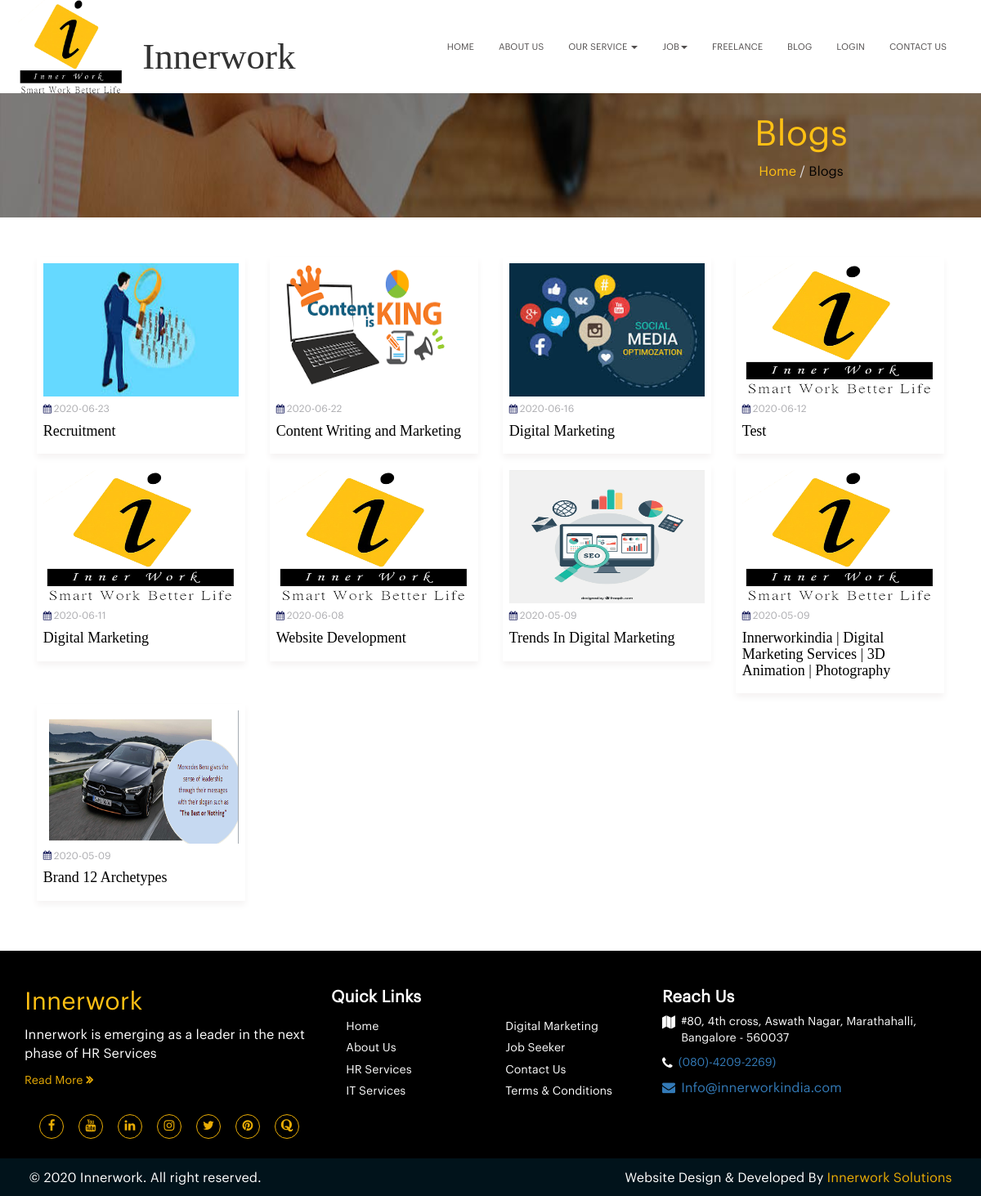
Screenshot of /blog.php with the database file from the repository.
### tables this page shows
CREATE TABLE `blogs` (
  `id` int(11) NOT NULL,
  `title` varchar(200) NOT NULL,
  `description` text NOT NULL,
  `img` varchar(200) DEFAULT NULL,
  `status` varchar(10) NOT NULL,
  `publishdate` date NOT NULL,
  `dateTime` timestamp NOT NULL DEFAULT current_timestamp() ON UPDATE current_timestamp()
);

### blog.php (the view, shortened to what this page needs)
<!doctype html>
<html lang="en">
<head>
    <?php include_once 'CommonFiles.php'; ?>
    <link rel="stylesheet" href="css/blogs.css">
</head>
<body>
<?php include_once 'Header.php'; ?>
<section id="banner">
    <div class="container">
        <div class="col-md-8"></div>
        <div class="col-md-4">
            <h2>Blogs</h2>
            <p><a href="index">Home</a> <span>/</span> Blogs</p>
        </div>
    </div>
</section>
<section id="blogs">
    <div class="container">
        <?php
        include_once 'DbConnection/DbConnectionHelper.php';
        try{
            $status = true;
            $stmt = $conn->prepare("select id, img, publishdate, title from blogs where status = ? order by publishdate desc");
            $stmt->bindParam(1, $status);
            $stmt->execute();
            if($stmt->rowCount() > 0)
            {
                $data = $stmt->fetchAll();
                foreach($data as $row) {
                    ?>
                    <div class="col-md-3">
                        <a href="readBlog?id=<?php echo $row['id']; ?>">
                            <div class="blogBox">
                                <img src="upload/<?php echo $row['img']; ?>" alt="">
                                <p><i class="fa fa-calendar"></i> <span><?php echo $row['publishdate']; ?></span></p>
                                <h3><?php echo $row['title']; ?></h3>
                            </div>
                        </a>
                    </div>
                    <?php
                }
            }
            else
            {
                ?>
                <div class='alert alert-info alert-dismissable'><a href='#' class='close' data-dismiss='alert' aria-label='close'>&times;</a> <strong>Info!</strong> There is no Blogs available yet.</div>
                <?php
            }
        }
        catch(PDOException $e)
        {
            echo '{"error":{"text":'. $e->getMessage() .'}}';
        }
        ?>
    </div>
</section>
<?php include_once 'Footer.php'; ?>
</body>
</html>

### CommonFiles.php (shortened to what this page needs)
<link href="//maxcdn.bootstrapcdn.com/bootstrap/3.2.0/css/bootstrap.min.css" rel="stylesheet" media="all">
<link href="//maxcdn.bootstrapcdn.com/bootstrap/3.2.0/css/bootstrap-theme.min.css" rel="stylesheet" media="all">
<link href="http://maxcdn.bootstrapcdn.com/font-awesome/4.1.0/css/font-awesome.min.css" rel="stylesheet" media="all">
<link href="https://maxcdn.bootstrapcdn.com/font-awesome/4.7.0/css/font-awesome.min.css" rel="stylesheet" media="all">
<link href="css/style.css" rel="stylesheet" media="all">

### Header.php (shortened to what this page needs)
      <link rel="stylesheet" type="text/css" href="css/demo.css">
<section id="headerBtm" style="box-shadow: 0 5px 8px #d3d3d3 !important;padding: 1%;">
    <div class="container-fluid">
        <nav class="navbar navbar-inverse" role="navigation">
            <div class="container-fluid-padNone">
                <div class="navbar-header">
                    <a class="navbar-brand" href="index" title="Innererwork"><img src="img/logo.png" alt="Innerer Work" class="logo"></a>
                <h6 id='h_inner' class="inner" style="text-transform: none !important;font-family:Monotype Corsiva !important;font-weight: normal !important;font-size:45px;padding-top:10%;"> Innerwork </h6></div>
                <div class="collapse navbar-collapse navbar-ex1-collapse">
                    <ul class="nav navbar-nav navbar-right">
                        <li><a href="index" id="homePageLink">Home</a></li>
                        <li><a href="about" id="aboutPageLink">About Us</a></li>
                        <li class="dropdown">
                            <a class="dropdown-toggle" data-toggle="dropdown" id="servicesPageLink">Our Service <b class="caret"></b></a>
                        </li>
                        <li class="dropdown">
                            <a class="dropdown-toggle" data-toggle="dropdown" id="servicesPageLink">Job<b class="caret"></b></a>
                        </li>
                        <li><a href="recruiter" id="employerPageLink">Freelance</a></li>
                        <li><a href="blog" id="blogPageLink">Blog</a></li>
                        <li><a href="Login.php">Login</a></li>
                        <li><a href="contact">Contact Us</a></li>
                    </ul>
                </div>
            </div>
        </nav>
    </div>
   <br>
</section>

### Footer.php (shortened to what this page needs)
<?php include "CommonFiles.php"?>
    <link rel="stylesheet" href="css/job.css">
    <link rel="stylesheet" href="css/collage.css">
    <section id="footer">
    <div class="container">
        <div class="row">
            <div class="col-md-4 col-xs-12">
                <h2><span class="heading">Innerwork</span></h2>
                <p>Innerwork is emerging as a leader in the next phase of HR Services</p>
                <a href="about" class="btton">Read More <i class="fa fa-angle-double-right"></i></a>
                  <ul class="contactSocial">
                    <li><a href="https://www.facebook.com/Innerworkolution/" target="_blank"><i class="fa fa-facebook"></i></a></li>
                    <li><a href="https://www.youtube.com/channel/UCuwkBl5yeSlnxSYarnIlZsA" target="_blank"><i class="fa fa-youtube"></i></a></li>
                    <li><a href="https://www.linkedin.com/company/innerworksolutions/" target="_blank"><i class="fa fa-linkedin"></i></a></li>
                    <li><a href="https://www.facebook.com/InnerworkSolution" target="_blank"><i class="fa fa-instagram"></i></a></li>
                    <li><a href="https://twitter.com/innverwork" target="_blank"><i class="fa fa-twitter"></i></a></li>
                    <li><a href="https://in.pinterest.com/innerwork123/" target="_blank"><i class="fa fa-pinterest"></i></a></li>
                    <li><a href="https://www.quora.com/profile/Innerwork-India" target="_blank"><i class="fa fa-quora"></i></a></li>
                </ul>
            </div>
            <div class="col-md-4 col-xs-12">
                <div class="row">
                    <h3>Quick Links</h3>
                </div>
                <div class="row">
                    <div class="col-md-6">
                        <ul class="links">
                            <li><a href="index">Home</a></li>
                            <li><a href="about">About Us</a></li>
                            <li><a href="hr-consultancy">HR Services</a></li>
                            <li><a href="it-services">IT Services</a></li>
                        </ul>
                    </div>
                    <div class="col-md-6">
                        <ul class="links">
                            <li><a href="digital-marketing">Digital Marketing</a></li>
                            <li><a href="jobseeker">Job Seeker</a></li>
                            <li><a href="contact">Contact Us</a></li>
                            <li><a href="termsandconditions">Terms & Conditions</a></li>
                        </ul>
                    </div>
                </div>
            </div>
            <div class="col-md-4 col-xs-12">
                <div class="contactDetail" style="color:#01131b;">
                    <h3>Reach Us</h3>
                    <p><i class="fa fa-map"></i> <span>#80, 4th cross, Aswath Nagar, Marathahalli, Bangalore - 560037</span></p>
                    <p><i class="fa fa-phone"></i><span><a href="tel:(080)-4209-2269)"> (080)-4209-2269)</href></span></p>
                    <p><i class="fa fa-envelope"></i><sapn><a href="mailto:Info@innerworkindia.com">Info@innerworkindia.com</a></sapn></p>
                </div>
            </div>
        </div>
    </div>
</section>
<section id="footerBottm">
    <div class="container">
        <div class="row">
            <div class="col-md-6">
                <p>&copy; 2020 Innerwork. All right reserved.</p>
            </div>
            <div class="col-md-6">
                <p class="copyright">
                    Website Design & Developed By</i> <a href="http://www.innerworkindia.com" target="_blank">Innerwork Solutions</a>
                </p>
            </div>
        </div>
    </div>
</section>

### css/style.css (style rules this page uses)
body h6 { font-family:cassandraPersonalUse; }
body a { font-family:GraphikRegular; }
body p { font-family:GraphikRegular;font-size:16px; }
body h3 { font-family:GraphikRegular; }
body h2 { font-family:GraphikRegular; }
body ul li { font-family:GraphikRegular; }
span.heading { text-transform: capitalize;color: #ffc114; }
#headerBtm { box-shadow: 0 5px 8px #d3d3d3;padding: 1%; }
img.logo { width: 32%;margin-top: -7%;margin-left: -5%; }
.navbar-nav { margin-bottom: -6%; }
.nav>li { padding: 5.5% 0; }
.navbar-inverse .navbar-brand, .navbar-inverse .navbar-nav>li>a { text-shadow:none; }
.navbar-inverse .navbar-nav > li > a { font-size: 11px;color: #504d4d;text-transform: uppercase;padding-top: 0;padding-bottom: 0; }
.navbar { background: #fff;border: none;margin-bottom: 0;border-radius: 0; }
ul.nav li.dropdown { transition:all 1s ease;cursor:pointer; }
h6.inner { display: block;margin-left: 10%;font-size: 24px;text-align: center;margin-bottom: 4%;margin-top: -1%;position: relative; }
#banner { padding:2% 0;background-image: url('../img/banner.jpg');background-attachment:fixed;background-size:100% 60%; }
#banner h2 { color: #ffc114;font-size: 43px;margin: 0;text-align: center; }
#banner p { color:#000;font-size: 16px;text-align: center; }
#banner p span { color:#e1e0e5;line-height: 47px; }
#banner p a { color:#ffc114; }
#footer { background: #000;color: #fff;padding: 2% 0; }
#footer h2 { margin-bottom: 4%; }
#footer h3 { font-weight: bold;font-size: 20px;color: #fff; }
a.btton { color: #eaad05; }
a.btton i { transition:ease all 1s;font-size: 15px;font-weight: bold; }
ul.links { list-style-type: none;padding-left: 2%; }
ul.links li { padding-top: 4%; }
ul.links li a { color: #fff; }
.contactDetail p { display: block;color: #fff; }
.contactDetail p i { display: block;float: left;margin-right: 2%;margin-top: 1%; }
.contactDetail p span { color: #fff;display: block;overflow: hidden;font-size: 14px; }
ul.contactSocial { list-style-type: none;margin-top: 9%;padding-left:0; }
ul.contactSocial li { float: left;margin-left: 5%; }
ul.contactSocial li a i { transition: ease all 1s;color: #eaad05;width: 30px;height: 30px;line-height: 26px;font-size: 15px;border: 1px solid #eaad05;text-align: center;border-radius: 50px; }
#footerBottm { background-color: #01131b;color: #fff;padding: 0.5% 0; }
#footerBottm p { margin: 1%; }
.copyright { float: right; }
p.copyright a { color:#eaad05; }

### css/blogs.css (style rules this page uses)
#blogs { padding:4% 0; }
.blogBox { margin-bottom:5%;box-shadow: 0 5px 8px #f5f3f3;padding: 3%;overflow: hidden; }
.blogBox img { width:100%;height: 163px; }
.blogBox h3 { margin-top: 2%;color:#000;font-size:13px; }
.blogBox p { color:#000;font-size: 11px; }
.blogBox p i { color:#151a5a;margin-top: 4%; }
.blogBox p span { color: #aaaaae;font-size: 12px; }

### css/demo.css (style rules this page uses)
.navbar-header { width: auto; height: 10em; }
#h_inner { top: -2em; }
@media only screen and (max-width: 1440px) { .navbar-header { width: auto; height: 7em; } }
@media only screen and (max-width: 1440px) { #h_inner { margin-top: 18%; font-size: 125%; } }
@media only screen and (max-width: 1280px) { .navbar-header { width: auto; height: 7em; } }
@media only screen and (max-width: 1280px) { #h_inner { font-size: 120%; } }
@media only screen and (min-width: 270px) { .navbar-header { width: auto; height: 5em; } }
@media only screen and (min-width: 270px) { #h_inner { font-size: 160%; } }

### rows the page displays
blogs: img (picture), publishdate "2020-06-23", title "Recruitment"
blogs: img (picture), publishdate "2020-06-22", title "Content Writing and Marketing"
blogs: img (picture), publishdate "2020-06-16", title "Digital Marketing"
blogs: img (picture), publishdate "2020-06-12", title "Test"
blogs: img (picture), publishdate "2020-06-11", title "Digital Marketing"
blogs: img (picture), publishdate "2020-06-08", title "Website Development"
blogs: img (picture), publishdate "2020-05-09", title "Trends In Digital Marketing"
blogs: img (picture), publishdate "2020-05-09", title "Innerworkindia | Digital Marketing Services | 3D Animation | Photography"
blogs: img (picture), publishdate "2020-05-09", title "Brand 12 Archetypes"
